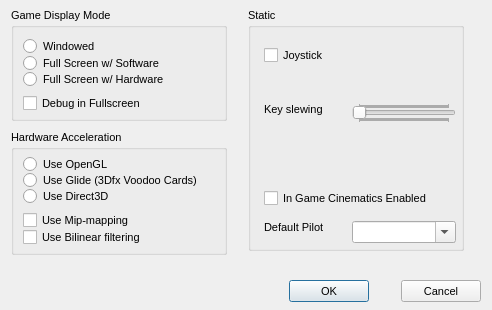
<?xml version="1.0"?>
<ui version="4.0">
  <class>PreferencesDialog</class>
  <widget class="QDialog" name="IDD_PREFERENCES">
    <property name="geometry">
      <rect>
        <x>0</x>
        <y>0</y>
        <width>492</width>
        <height>310</height>
      </rect>
    </property>
    <property name="windowTitle">
      <string>Editor preferences</string>
    </property>
    <property name="font">
      <font>
        <family>Liberation Sans</family>
        <pointsize>8</pointsize>
        <bold>false</bold>
        <italic>false</italic>
      </font>
    </property>
    <property name="enabled">
      <bool>true</bool>
    </property>
    <property name="windowFlags">
      <set>Qt::Dialog|Qt::WindowCloseButtonHint</set>
    </property>
    <property name="minimumSize">
      <size>
        <width>492</width>
        <height>310</height>
      </size>
    </property>
    <property name="maximumSize">
      <size>
        <width>492</width>
        <height>310</height>
      </size>
    </property>
    <widget class="QGroupBox" name="IDC_STATIC">
      <property name="geometry">
        <rect>
          <x>11</x>
          <y>8</y>
          <width>216</width>
          <height>113</height>
        </rect>
      </property>
      <property name="title">
        <string>Game Display Mode</string>
      </property>
      <property name="visible">
        <bool>true</bool>
      </property>
      <property name="enabled">
        <bool>true</bool>
      </property>
      <property name="flat">
        <bool>false</bool>
      </property>
      <widget class="QRadioButton" name="IDC_WINDOWED">
        <property name="geometry">
          <rect>
            <x>12</x>
            <y>30</y>
            <width>77</width>
            <height>17</height>
          </rect>
        </property>
        <property name="text">
          <string>Windowed</string>
        </property>
        <property name="visible">
          <bool>true</bool>
        </property>
        <property name="enabled">
          <bool>true</bool>
        </property>
      </widget>
      <widget class="QRadioButton" name="IDC_FULLSCREEN_SW">
        <property name="geometry">
          <rect>
            <x>12</x>
            <y>47</y>
            <width>176</width>
            <height>16</height>
          </rect>
        </property>
        <property name="text">
          <string>Full Screen w/ Software</string>
        </property>
        <property name="visible">
          <bool>true</bool>
        </property>
        <property name="enabled">
          <bool>true</bool>
        </property>
      </widget>
      <widget class="QRadioButton" name="IDC_FULLSCREEN_HW">
        <property name="geometry">
          <rect>
            <x>12</x>
            <y>61</y>
            <width>176</width>
            <height>21</height>
          </rect>
        </property>
        <property name="text">
          <string>Full Screen w/ Hardware</string>
        </property>
        <property name="visible">
          <bool>true</bool>
        </property>
        <property name="enabled">
          <bool>true</bool>
        </property>
      </widget>
      <widget class="QCheckBox" name="IDC_DEBUG_CHECK">
        <property name="geometry">
          <rect>
            <x>12</x>
            <y>87</y>
            <width>184</width>
            <height>16</height>
          </rect>
        </property>
        <property name="text">
          <string>Debug in Fullscreen</string>
        </property>
        <property name="visible">
          <bool>true</bool>
        </property>
        <property name="enabled">
          <bool>true</bool>
        </property>
      </widget>
    </widget>
    <widget class="QGroupBox" name="IDC_STATIC_2">
      <property name="geometry">
        <rect>
          <x>248</x>
          <y>8</y>
          <width>216</width>
          <height>243</height>
        </rect>
      </property>
      <property name="title">
        <string>Static</string>
      </property>
      <property name="visible">
        <bool>true</bool>
      </property>
      <property name="enabled">
        <bool>true</bool>
      </property>
      <property name="flat">
        <bool>false</bool>
      </property>
      <widget class="QCheckBox" name="IDC_JOYENABLE">
        <property name="geometry">
          <rect>
            <x>16</x>
            <y>39</y>
            <width>128</width>
            <height>16</height>
          </rect>
        </property>
        <property name="text">
          <string>Joystick</string>
        </property>
        <property name="visible">
          <bool>true</bool>
        </property>
        <property name="enabled">
          <bool>true</bool>
        </property>
      </widget>
      <widget class="QLabel" name="IDC_STATIC_3">
        <property name="geometry">
          <rect>
            <x>16</x>
            <y>95</y>
            <width>80</width>
            <height>16</height>
          </rect>
        </property>
        <property name="text">
          <string>Key slewing</string>
        </property>
        <property name="visible">
          <bool>true</bool>
        </property>
        <property name="enabled">
          <bool>true</bool>
        </property>
        <property name="alignment">
          <set>Qt::AlignLeft</set>
        </property>
      </widget>
      <widget class="QSlider" name="IDC_SLEWSLIDER">
        <property name="geometry">
          <rect>
            <x>104</x>
            <y>95</y>
            <width>104</width>
            <height>20</height>
          </rect>
        </property>
        <property name="visible">
          <bool>true</bool>
        </property>
        <property name="enabled">
          <bool>true</bool>
        </property>
        <property name="orientation">
          <enum>Qt::Horizontal</enum>
        </property>
        <property name="tickPosition">
          <enum>QSlider::TicksBothSides</enum>
        </property>
        <property name="tickInterval">
          <number>1</number>
        </property>
      </widget>
      <widget class="QCheckBox" name="IDC_IGC_ENABLED">
        <property name="geometry">
          <rect>
            <x>16</x>
            <y>182</y>
            <width>171</width>
            <height>16</height>
          </rect>
        </property>
        <property name="text">
          <string>In Game Cinematics Enabled</string>
        </property>
        <property name="visible">
          <bool>true</bool>
        </property>
        <property name="enabled">
          <bool>true</bool>
        </property>
      </widget>
      <widget class="QLabel" name="IDC_STATIC_4">
        <property name="geometry">
          <rect>
            <x>16</x>
            <y>213</y>
            <width>62</width>
            <height>13</height>
          </rect>
        </property>
        <property name="text">
          <string>Default Pilot</string>
        </property>
        <property name="visible">
          <bool>true</bool>
        </property>
        <property name="enabled">
          <bool>true</bool>
        </property>
        <property name="alignment">
          <set>Qt::AlignLeft</set>
        </property>
      </widget>
      <widget class="QComboBox" name="IDC_DEFAULT_PILOT">
        <property name="maxVisibleItems">
          <number>5</number>
        </property>
        <property name="geometry">
          <rect>
            <x>104</x>
            <y>213</y>
            <width>104</width>
            <height>22</height>
          </rect>
        </property>
        <property name="visible">
          <bool>true</bool>
        </property>
        <property name="enabled">
          <bool>true</bool>
        </property>
        <property name="editable">
          <bool>true</bool>
        </property>
      </widget>
    </widget>
    <widget class="QGroupBox" name="IDC_HARDWARE_ACC">
      <property name="geometry">
        <rect>
          <x>11</x>
          <y>130</y>
          <width>216</width>
          <height>125</height>
        </rect>
      </property>
      <property name="title">
        <string>Hardware Acceleration</string>
      </property>
      <property name="visible">
        <bool>true</bool>
      </property>
      <property name="enabled">
        <bool>true</bool>
      </property>
      <property name="flat">
        <bool>false</bool>
      </property>
      <widget class="QRadioButton" name="IDC_USE_OPENGL">
        <property name="geometry">
          <rect>
            <x>12</x>
            <y>26</y>
            <width>138</width>
            <height>16</height>
          </rect>
        </property>
        <property name="text">
          <string>Use OpenGL</string>
        </property>
        <property name="visible">
          <bool>true</bool>
        </property>
        <property name="enabled">
          <bool>true</bool>
        </property>
      </widget>
      <widget class="QRadioButton" name="IDC_USE_GLIDE">
        <property name="geometry">
          <rect>
            <x>12</x>
            <y>42</y>
            <width>192</width>
            <height>16</height>
          </rect>
        </property>
        <property name="text">
          <string>Use Glide (3Dfx Voodoo Cards)</string>
        </property>
        <property name="visible">
          <bool>true</bool>
        </property>
        <property name="enabled">
          <bool>true</bool>
        </property>
      </widget>
      <widget class="QRadioButton" name="IDC_USE_D3D">
        <property name="geometry">
          <rect>
            <x>12</x>
            <y>58</y>
            <width>176</width>
            <height>16</height>
          </rect>
        </property>
        <property name="text">
          <string>Use Direct3D</string>
        </property>
        <property name="visible">
          <bool>true</bool>
        </property>
        <property name="enabled">
          <bool>true</bool>
        </property>
      </widget>
      <widget class="QCheckBox" name="IDC_MIPPING_CHECK">
        <property name="geometry">
          <rect>
            <x>12</x>
            <y>82</y>
            <width>130</width>
            <height>16</height>
          </rect>
        </property>
        <property name="text">
          <string>Use Mip-mapping</string>
        </property>
        <property name="visible">
          <bool>true</bool>
        </property>
        <property name="enabled">
          <bool>true</bool>
        </property>
      </widget>
      <widget class="QCheckBox" name="IDC_BILINEAR_CHECK">
        <property name="geometry">
          <rect>
            <x>12</x>
            <y>99</y>
            <width>120</width>
            <height>16</height>
          </rect>
        </property>
        <property name="text">
          <string>Use Bilinear filtering</string>
        </property>
        <property name="visible">
          <bool>true</bool>
        </property>
        <property name="enabled">
          <bool>true</bool>
        </property>
      </widget>
    </widget>
    <widget class="QPushButton" name="IDOK">
      <property name="geometry">
        <rect>
          <x>289</x>
          <y>280</y>
          <width>80</width>
          <height>22</height>
        </rect>
      </property>
      <property name="text">
        <string>OK</string>
      </property>
      <property name="visible">
        <bool>true</bool>
      </property>
      <property name="enabled">
        <bool>true</bool>
      </property>
      <property name="default">
        <bool>true</bool>
      </property>
      <property name="autoDefault">
        <bool>true</bool>
      </property>
    </widget>
    <widget class="QPushButton" name="IDCANCEL">
      <property name="geometry">
        <rect>
          <x>401</x>
          <y>280</y>
          <width>80</width>
          <height>22</height>
        </rect>
      </property>
      <property name="text">
        <string>Cancel</string>
      </property>
      <property name="visible">
        <bool>true</bool>
      </property>
      <property name="enabled">
        <bool>true</bool>
      </property>
      <property name="default">
        <bool>false</bool>
      </property>
      <property name="autoDefault">
        <bool>false</bool>
      </property>
    </widget>
  </widget>
</ui>
